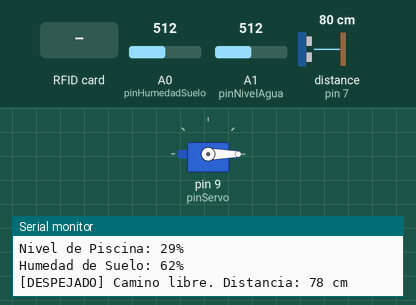
Recording of a sketch running on a simulated Arduino Uno, built with avr-gcc and run on an emulated ATmega328P. Shown: servo, the last lines printed to the serial monitor. Wiring (inferred from the names in the program): ultrasonic range finder: trigger pin 6; echo pin 7. Inputs (shaded band) come from the test bench; at power-on: distance to the obstacle (sensor on pin 7) 80 cm, A0 (pinHumedadSuelo) = 512, A1 (pinNivelAgua) = 512. The echo pulse lasts 58.3 µs per cm.

Above: at 1.2 s.
1.3 s: distance to the obstacle (sensor on pin 7) set to 2 cm
3.6 s: RFID card 5E 7A 19 C4 held to the reader
At 4.3 s:
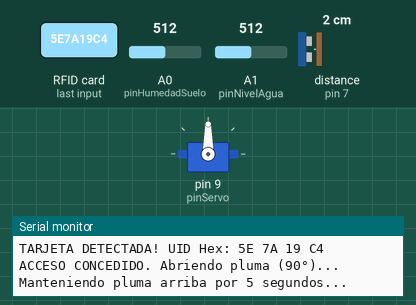
Timing chart, 0 to 10.3 s (numbered marks = the images above; inputs shaded):
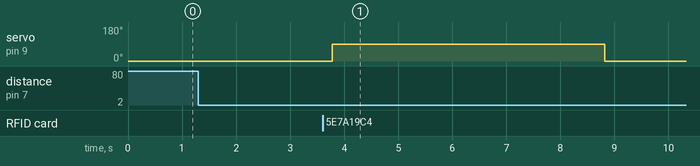

The sketch:

Esclavo.ino
```cpp
#include <SPI.h>
#include <MFRC522.h>
#include <Servo.h>

const int trigPin = 6;
const int echoPin = 7;
const int pinRST = 5;
const int pinSS = 10;
const int pinServo = 9;
const int pinNivelAgua = A1;
const int pinHumedadSuelo = A0;

MFRC522 mfrc522(pinSS, pinRST);
Servo miServo;

int ultimaDistanciaValida = 100;

void setup() {
  Serial.begin(9600);
  SPI.begin();
  mfrc522.PCD_Init();

  miServo.attach(pinServo);
  miServo.write(0);

  pinMode(trigPin, OUTPUT);
  pinMode(echoPin, INPUT);

  Serial.println("=== SISTEMA COMPLETO: ACCESO + AGUA RECALIBRADO + SUELO ===");
}

int obtenerDistanciaEstable() {
  digitalWrite(trigPin, LOW);
  delayMicroseconds(2);
  digitalWrite(trigPin, HIGH);
  delayMicroseconds(10);
  digitalWrite(trigPin, LOW);

  long duracion = pulseIn(echoPin, HIGH, 30000);
  int distanciaDirecta = duracion * 0.034 / 2;

  if (distanciaDirecta <= 0 || distanciaDirecta > 400) {
    return ultimaDistanciaValida;
  }

  if (abs(distanciaDirecta - ultimaDistanciaValida) > 40) {
    delay(30);
    digitalWrite(trigPin, HIGH); delayMicroseconds(10); digitalWrite(trigPin, LOW);
    int reVerificacion = pulseIn(echoPin, HIGH, 30000) * 0.034 / 2;

    if (abs(reVerificacion - distanciaDirecta) < 10 && reVerificacion > 0) {
      ultimaDistanciaValida = distanciaDirecta;
    }
  } else {
    ultimaDistanciaValida = distanciaDirecta;
  }

  return ultimaDistanciaValida;
}

void loop() {
  int valorAguaRaw = analogRead(pinNivelAgua);
  int porcentajeAgua = map(valorAguaRaw, 0, 1750, 0, 100);

  if (porcentajeAgua < 0) porcentajeAgua = 0;
  if (porcentajeAgua > 100) porcentajeAgua = 100;

  int valorSueloRaw = analogRead(pinHumedadSuelo);
  int porcentajeSuelo = map(valorSueloRaw, 1023, 200, 0, 100);

  if (porcentajeSuelo < 0) porcentajeSuelo = 0;
  if (porcentajeSuelo > 100) porcentajeSuelo = 100;

  int distancia = obtenerDistanciaEstable();

  Serial.println("----------------------------------------");
  Serial.print("Nivel de Piscina: ");
  Serial.print(porcentajeAgua);
  Serial.println("%");

  Serial.print("Humedad de Suelo: ");
  Serial.print(porcentajeSuelo);
  Serial.println("%");

  if (distancia > 15) {
    Serial.print("[DESPEJADO] Camino libre. Distancia: ");
    Serial.print(distancia);
    Serial.println(" cm");
  }
  else if (distancia > 10 && distancia <= 15) {
    Serial.print("[ACERCANDOSE] Vehiculo cerca. Distancia: ");
    Serial.print(distancia);
    Serial.println(" cm");
  }
  else if (distancia <= 10) {
    Serial.print("[ZONA OCUPADA] Esperando tarjeta RFID... Distancia: ");
    Serial.print(distancia);
    Serial.println(" cm");

    if (mfrc522.PICC_IsNewCardPresent() && mfrc522.PICC_ReadCardSerial()) {
      Serial.print("TARJETA DETECTADA! UID Hex:");
      for (byte i = 0; i < mfrc522.uid.size; i++) {
        Serial.print(mfrc522.uid.uidByte[i] < 0x10 ? " 0" : " ");
        Serial.print(mfrc522.uid.uidByte[i], HEX);
      }
      Serial.println();

      Serial.println("ACCESO CONCEDIDO. Abriendo pluma (90°)...");
      miServo.write(90);

      Serial.println("Manteniendo pluma arriba por 5 segundos...");
      delay(5000);

      Serial.println("Tiempo cumplido. Cerrando pluma automaticamente (0°)...");
      miServo.write(0);

      mfrc522.PICC_HaltA();
    }
  }

  delay(400);
}
```

Measured:
- after the input at 3.6 s, servo on pin 9 (pinServo): 0° → 90° after 0.18 s, → 0° 5.0 s later
